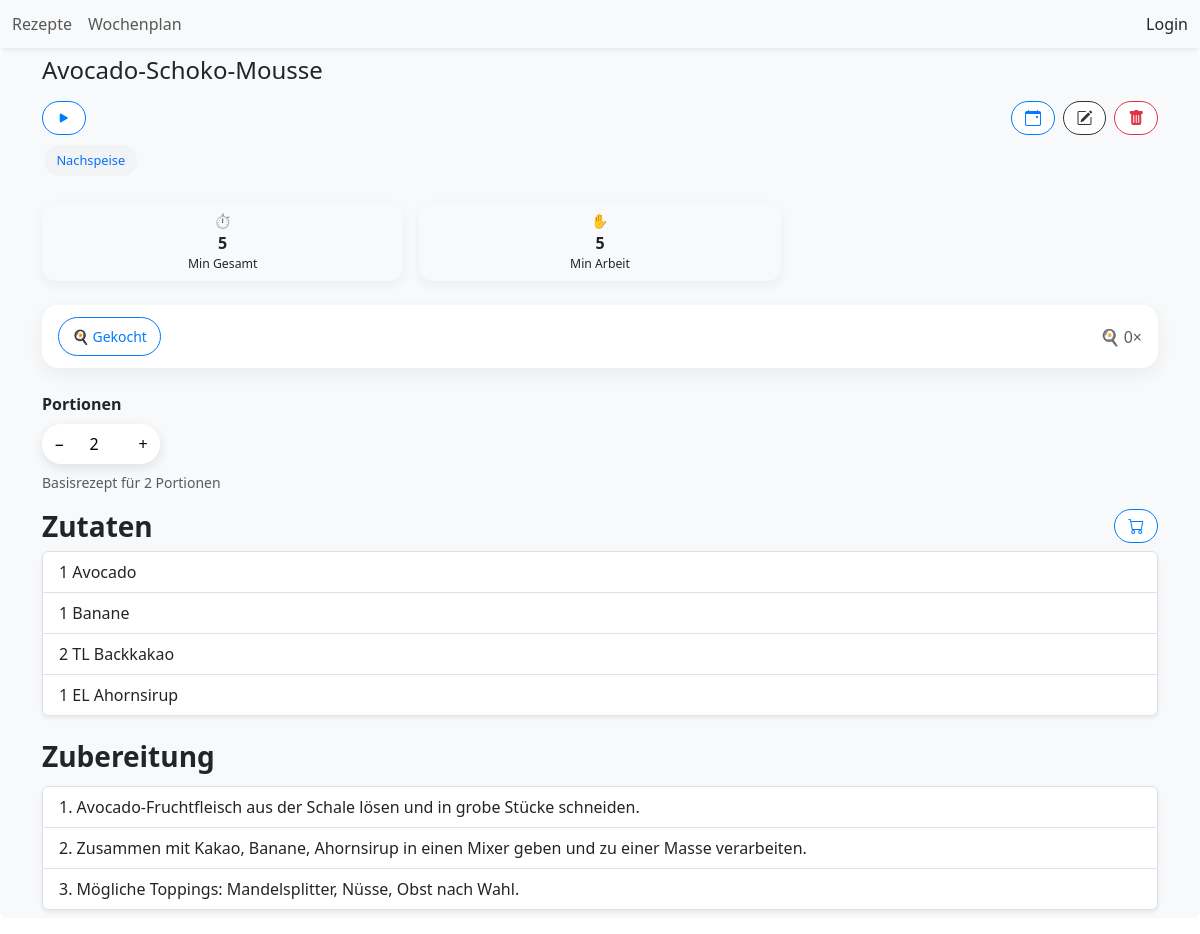
/recipes/avocado-schoko-mousse/, run on an earlier commit of the app's database.
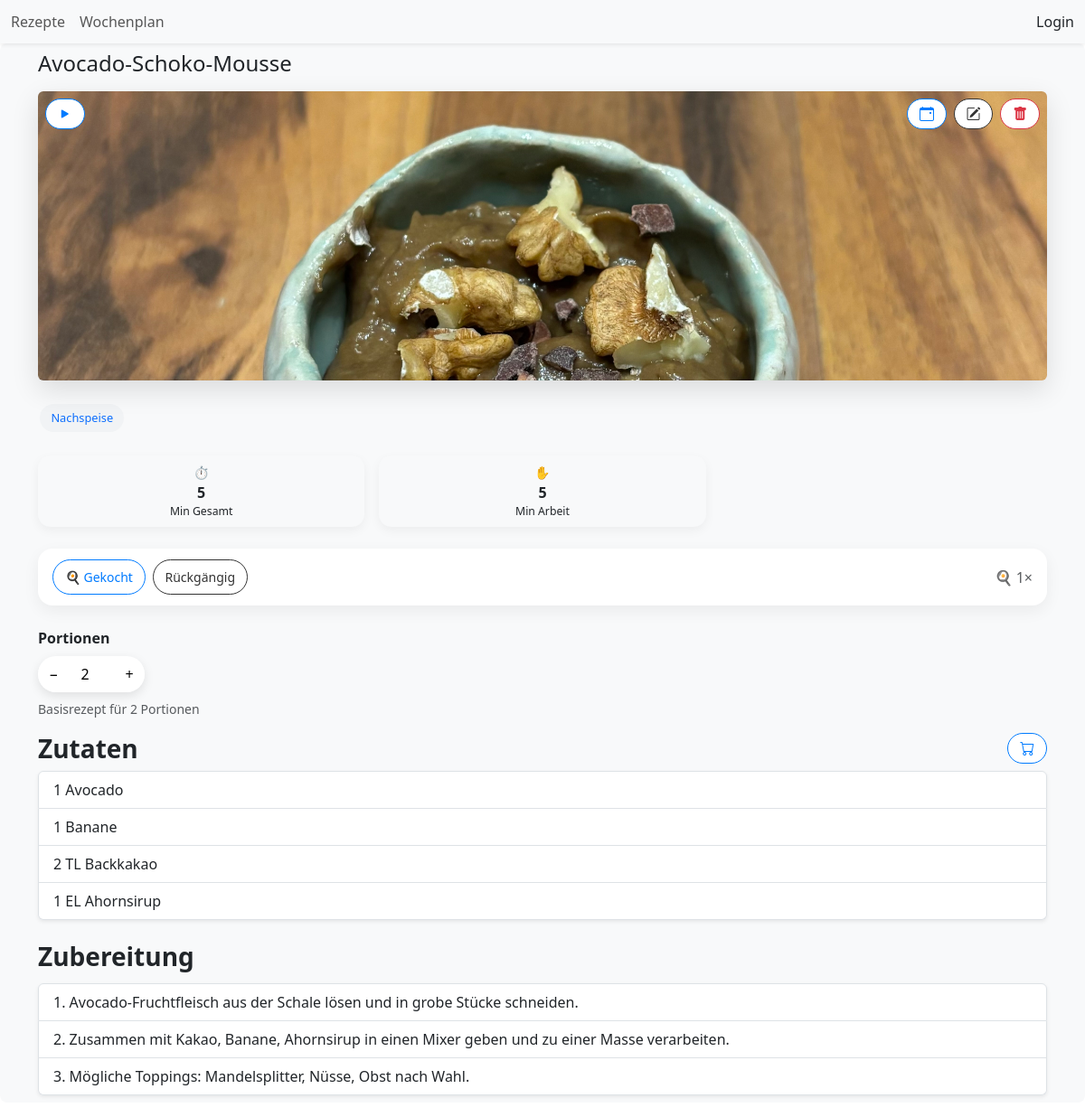
And on a later commit of the database.
### recipes/models.py (models this page shows, shortened)
class Recipe(models.Model):
    title = models.CharField(
        max_length=200,
        help_text="Titel"
    )
    slug = models.SlugField(
        unique=True,
        blank=True
    )
    servings = models.PositiveIntegerField(
        help_text="Portionen",
        null=True,
        blank=True,
    )
    image = models.ImageField(
        upload_to='recipes/',
        blank=True,
        null=True,
        help_text="Hauptbild"
    )
    labels = models.ManyToManyField(
        "Label",
        blank=True,
        help_text="Label"
    )
    duration_minutes = models.PositiveIntegerField(
        null=True,
        blank=True,
        help_text="Gesamtdauer des Rezepts in Minuten"
    )
    working_time = models.PositiveIntegerField(
        null=True,
        blank=True,
        help_text="Arbeitsdauer des Rezepts in Minuten"
    )
    temperature_celsius = models.PositiveIntegerField(
        null=True,
        blank=True,
        help_text="Back-/Ofentemperatur in °C (Ober-/Unterhitze)"
    )
    ingredients = models.CharField(
        null=True,
        blank=True,
        max_length=1000,  # Du solltest hier eine Länge definieren, falls du lange Zutatenlisten erwartest
        help_text="Zutaten"
    )
    steps = models.CharField(
        null=True,
        blank=True,
        max_length=1000,  # Ebenso für Schritte
        help_text="Anleitung"
    )
    cooked_count = models.PositiveIntegerField(
        default=0,
        help_text="So oft wurde das Rezept schon gekocht"
    )
    external_link = models.URLField(
        blank=True,
        null=True,
        help_text="Fügen Sie einen externen Link hinzu."
    )  # Neues Feld für den externen Link

### recipes/views.py (the view, shortened to what this page needs)
# urls.py: path("<slug:slug>/", views.DetailView.as_view(), name="detail"),
class DetailView(generic.DetailView):
    model = Recipe
    template_name = "recipes/recipe_detail.html"
    slug_field = "slug"
    slug_url_kwarg = "slug"
    def get_context_data(self, **kwargs):
        context = super().get_context_data(**kwargs)
        recipe = self.object
        base_servings = recipe.servings or 1
        try:
            current_servings = int(self.request.GET.get("servings", base_servings))
            if current_servings < 1:
                current_servings = base_servings
        except (TypeError, ValueError):
            current_servings = base_servings
        try:
            ing_list = [line.strip() for line in recipe.ingredients.splitlines() if line.strip()]
        except BaseException:
            ing_list = []
        try:
            st_list = [line.strip() for line in recipe.steps.splitlines() if line.strip()]
        except BaseException:
            st_list = []
        context.update({
            "recipe": recipe,
            "base_servings": base_servings,
            "current_servings": current_servings,
            "ingredients_list": ing_list,
            "steps_list": st_list,
            "days": DAYS,
        })
        return context

### recipes/templates/recipes/recipe_detail.html (shortened to what the changed rows need)
{% extends 'recipes/base.html' %}
{% load static %}
{% block content %}
<div class="p-2 mb-3 bg-body-tertiary rounded-3">
    <div class="container">
        <div class="d-flex align-items-center mb-3">
            <h4 class="flex-grow-1 mb-0">{{ recipe.title }}</h4>
        </div>
        {% if recipe.image %}
        <div class="recipe-hero mb-4 position-relative">
            <img src="{{ recipe.image.url }}" alt="{{ recipe.title }}" class="img-fluid rounded">
            <div class="position-absolute top-0 start-0 w-100 d-flex gap-2 p-2">
                {% if not recipe.external_link %}
                <a href="{% url 'recipes:cook' recipe.slug %}?servings={{ current_servings }}" class="btn btn-ios me-auto">
                    <i class="bi bi-play-fill"></i>
                </a>
                {% endif %}
                <div class="dropdown d-inline">
                    <button class="btn btn-ios calendar-dropdown" type="button" id="addToPlanDropdown" data-bs-toggle="dropdown" aria-expanded="false">
                        <i class="bi bi-calendar-event"></i>
                    </button>
                </div>
                <a href="{% url 'recipes:update' recipe.slug %}" class="btn btn-ios-secondary">
                    <i class="bi bi-pencil-square"></i>
                </a>
                <a href="{% url 'recipes:delete' recipe.slug %}" class="btn btn-ios-danger">
                    <i class="bi bi-trash-fill"></i>
                </a>
            </div>
        </div>
        {% else %}
         <div class="d-flex gap-2 mb-2">
            {% if not recipe.external_link %}
            <a href="{% url 'recipes:cook' recipe.slug %}?servings={{ current_servings }}" class="btn btn-ios me-auto">
                <i class="bi bi-play-fill"></i>
            </a>
            {% endif %}
            <div class="dropdown d-inline">
                <button class="btn btn-ios" type="button" id="addToPlanDropdown" data-bs-toggle="dropdown" aria-expanded="false">
                    <i class="bi bi-calendar-event"></i>
                </button>
            </div>
            <a href="{% url 'recipes:update' recipe.slug %}" class="btn btn-ios-secondary">
                <i class="bi bi-pencil-square"></i>
            </a>
            <a href="{% url 'recipes:delete' recipe.slug %}" class="btn btn-ios-danger">
                <i class="bi bi-trash-fill"></i>
            </a>
        </div>
        {% endif %}
        {% if recipe.external_link %}
        <div class="mb-3">
            <a href="{{recipe.external_link}}" class="btn btn-outline-primary btn-sm mb-3 text-truncate d-block" target="_blank" style="max-width: 100%;">
                Externer Link: {{ recipe.external_link }}
            </a>
        </div>
        {% else %}
             {% if recipe.labels.all %}
            <div class="mb-4">
                {% for label in recipe.labels.all %}
                    <span class="chip chip-{{ label.label_type }}">
                        {{ label.name }}
                    </span>
                {% endfor %}
            </div>
            {% endif %}
            <div class="row g-3 mb-4">
                {% if recipe.duration_minutes %}
                <div class="col-4">
                    <div class="info-tile p-2 small">
                        ⏱️ <strong class="d-block fs-6">{{ recipe.duration_minutes }}</strong>
                        <small>Min Gesamt</small>
                    </div>
                </div>
                {% endif %}
                {% if recipe.working_time %}
                <div class="col-4">
                <div class="info-tile p-2 small">
                    ✋ <strong class="d-block fs-6">{{ recipe.working_time }}</strong>
                    <small>Min Arbeit</small>
                </div>
                </div>
                {% endif %}
            </div>
             <div class="action-bar mb-4">
                <form method="post" class="d-flex gap-2 mb-0">
                    <button type="submit" name="cooked" class="btn btn-ios btn-sm">
                        🍳 Gekocht
                    </button>
                    {% if recipe.cooked_count > 0 %}
                    <button type="submit" name="undo_cooked" class="btn btn-ios-secondary btn-sm">
                        Rückgängig
                    </button>
                    {% endif %}
                </form>
                <span class="text-muted">🍳 {{ recipe.cooked_count }}×</span>
            </div>
            <div class="mb-3">
                <label class="form-label fw-semibold d-block mb-2">Portionen</label>
                <div class="servings-stepper d-inline-flex mb-2">
                    <button id="minus-btn" type="button">−</button>
                    <input type="number" id="servings-input" value="{{ current_servings }}" min="1">
                    <button id="plus-btn" type="button">+</button>
                </div>
                <small class="text-muted d-block">
                    Basisrezept für {{ base_servings }} Portionen
                </small>
            </div>
            {% if recipe.ingredients %}
            <div itemscope itemtype="https://schema.org/Recipe">
                <div class="d-flex align-items-center justify-content-between mb-2">
                    <h3 class="section-title mb-0">Zutaten</h3>
                    <a id="bring-export-btn"
                    href="#"
                    class="btn btn-ios d-flex align-items-center gap-1"
                    title="Zu Bring! exportieren">
                        <i class="bi bi-cart"></i>
                    </a>
                </div>
                <ul class="list-group list-group mb-4 shadow-sm" id="ingredients-list">
                    {% for ingredient in ingredients_list %}
                        <li class="list-group-item ingredient-item"
                            itemprop="recipeIngredient"
                            data-original="{{ ingredient }}">
                        </li>
                    {% endfor %}
                </ul>
            </div>
            {% endif %}
             {% if recipe.steps %}
            <h3 class="section-title">Zubereitung</h3>
            <ol class="list-group list-group-numbered shadow-sm">
                {% for step in steps_list %}
                    <li class="list-group-item">{{ step }}</li>
                {% endfor %}
            </ol>
            {% endif %}
        {% endif %}
    </div>
</div>
{% endblock %}

What changed in the data, as far as the page shows it:
changed Recipe "Avocado-Schoko-Mousse": image empty → "recipes/IMG_7375.jpeg" (drawn); image: picture added; cooked_count "0" → "1"
Also different on the page:
text now shown: "Rückgängig"
